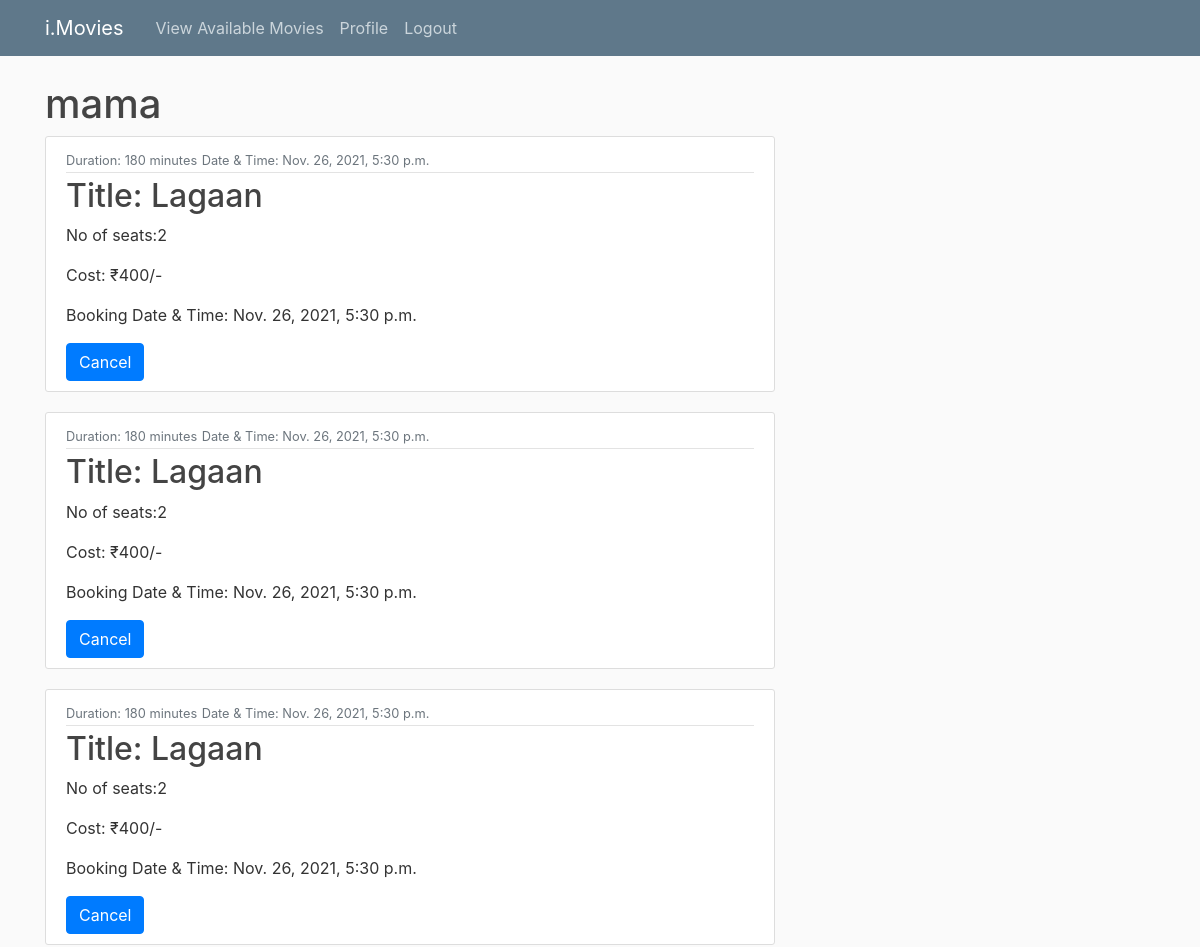
/profile/ (signed in, upper part), run on an earlier commit of the app's database.
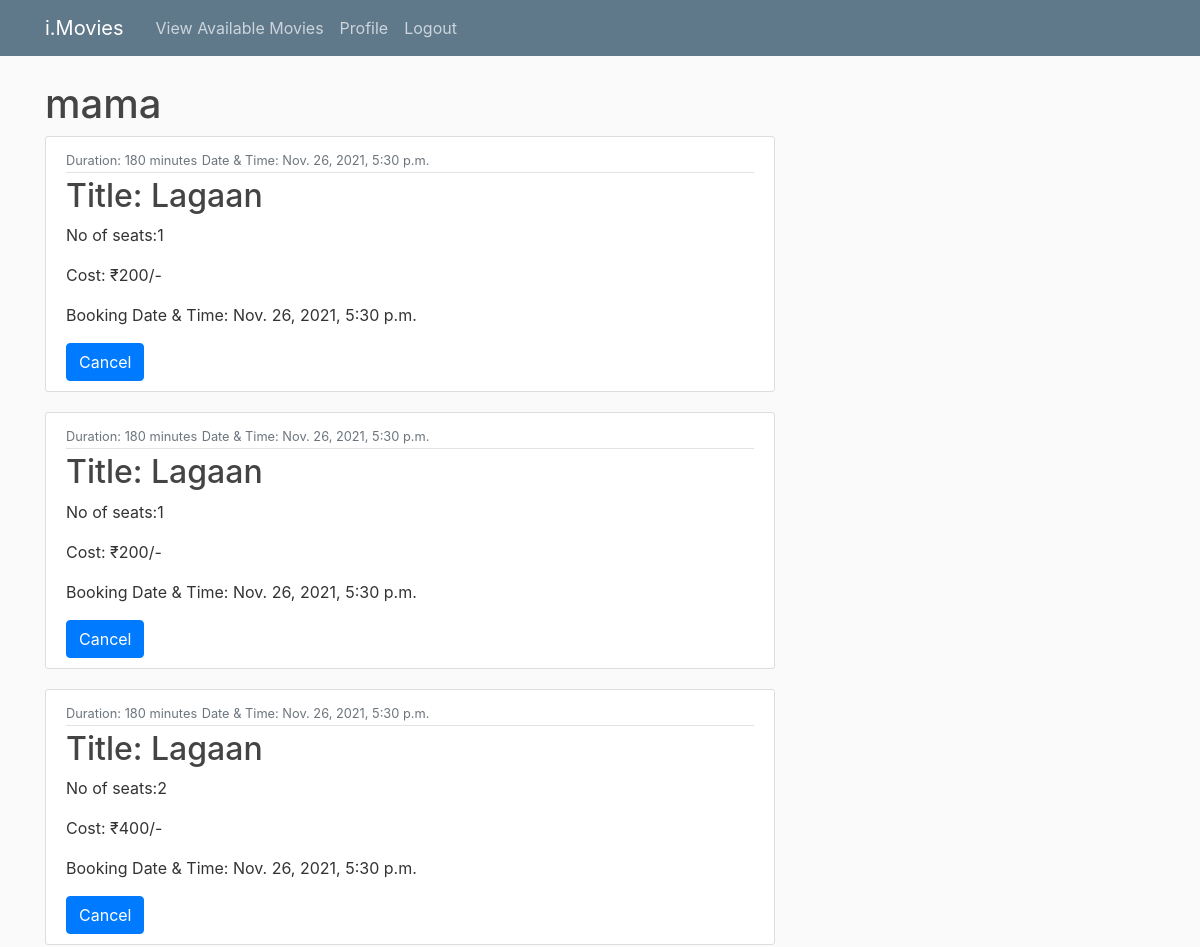
And on a later commit of the database.
### users_profile/models.py (models this page shows, shortened)
class Ticket(models.Model):
    user = models.ForeignKey(User, on_delete=models.CASCADE)
    screening = models.ForeignKey(Screening, on_delete=models.CASCADE)
    no_of_seats=models.IntegerField(default=0)
    cost=models.IntegerField(default=0)
    booking_time=models.DateTimeField(auto_now=True)

### movies/models.py (models this page shows, shortened)
class Screening(models.Model):
    hall_name = models.CharField(max_length=32)
    movie_id = models.ForeignKey(Movie, on_delete=models.CASCADE)
    theatre_id = models.ForeignKey(Theatre, on_delete=models.CASCADE)
    available_seats = models.IntegerField(default=0)
    price=models.IntegerField(default=0)
    time=models.DateTimeField(auto_now=False)

class Movie(models.Model):
    rating_choice = (
        ('U', 'U'),
        ('UA', 'U/A'),
        ('A', 'A'),
        ('R', 'R'),
    )
    title = models.CharField(max_length=256)
    description = models.TextField()
    cast = models.CharField(max_length=1024)
    duration_min = models.IntegerField()
    certification_label = models.CharField(max_length=2,choices=rating_choice)

### users_profile/views.py (the view)
# urls.py: path('profile/',user_views.profile,name='profile'),
@login_required
def profile(request):
    current_user = request.user
    context = {'tickets': Ticket.objects.filter(user=current_user)}
    for ticket in Ticket.objects.filter(user=current_user):
        if ticket.no_of_seats == 0:
            ticket.delete()
    return render(request,'users_profile/profile.html', context)

### users_profile/templates/users_profile/profile.html
{% extends "movies/base.html" %}
{% load crispy_forms_tags %}
{% block content %}
    <h1>
        {{ user.username }}
    </h1>
    {% for ticket in tickets %}
        <article class="media content-section">
          <div class="media-body">
            <div class="article-metadata">
              <small class="text-muted">Duration: {{ ticket.screening.movie_id.duration_min }} minutes</small>
              <small class="text-muted">Date & Time: {{ ticket.screening.time }}</small>
            </div>
            <h2><a class="article-title" href="#">
                Title: {{ ticket.screening.movie_id.title }}</a></h2>
                <p class="article-content">No of seats:{{ ticket.no_of_seats }}</p>
                <p class="article-content">Cost: ₹{{ ticket.cost }}/-</p>
                <p class="article-content">Booking Date & Time: {{ ticket.booking_time }}</p>
                <a href="{%url 'cancel' ticket.pk %}" class="btn btn-primary">Cancel</a>
          </div>
        </article>
    {% endfor %}
    {% endblock content %}

### movies/templates/movies/base.html (shortened to what this page needs)
{% load static %}
<!DOCTYPE html>
<html>
<head>
    <link rel="stylesheet" href="https://maxcdn.bootstrapcdn.com/bootstrap/4.0.0/css/bootstrap.min.css">
    <link rel="stylesheet" type="text/css" href="{% static 'movies/main.css' %}">
</head>
<body>
    <header class="site-header">
        <nav class="navbar navbar-expand-md navbar-dark bg-steel fixed-top">
            <div class="container">
                <a class="navbar-brand mr-4" href="{% url 'booking-home'%}">i.Movies</a>
                <div class="collapse navbar-collapse" id="navbarToggle">
                    <div class="navbar-nav">
                        {% if user.is_authenticated %}
                          <a class="nav-item nav-link" href="{% url 'mov_booking' %}">View Available Movies</a>
                          <a class="nav-item nav-link" href="{% url 'profile' %}">Profile</a>
                          <a class="nav-item nav-link" href="{% url 'logout' %}">Logout</a>
                        {% else %}
                          <a class="nav-item nav-link" href="{% url 'login' %}">Login</a>
                          <a class="nav-item nav-link" href="{% url 'register' %}">Register</a>
                        {% endif %}
                      </div>
                </div>
            </div>
        </nav>
    </header>
    <main role="main" class="container">
        <div class="row">
            <div class="col-md-8">
                {% block content %}{% endblock %}
            </div>
        </div>
    </main>
</body>
</html>

### movies/static/movies/main.css (style rules this page uses)
body { background: #fafafa; color: #333333; margin-top: 5rem; }
h1, h2, h3, h4, h5, h6 { color: #444444; }
.bg-steel { background-color: #5f788a; }
.site-header .navbar-nav .nav-link { color: #cbd5db; }
.content-section { background: #ffffff; padding: 10px 20px; border: 1px solid #dddddd; border-radius: 3px; margin-bottom: 20px; }
.article-title { color: #444444; }
.article-content { white-space: pre-line; }
.article-metadata { padding-bottom: 1px; margin-bottom: 4px; border-bottom: 1px solid #e3e3e3 }

What changed in the data, as far as the page shows it:
changed Ticket (number 1 of 3 on the later page): no_of_seats "2" → "1"; cost "400" → "200"
changed Ticket (number 2 of 3 on the later page): no_of_seats "2" → "1"; cost "400" → "200"
